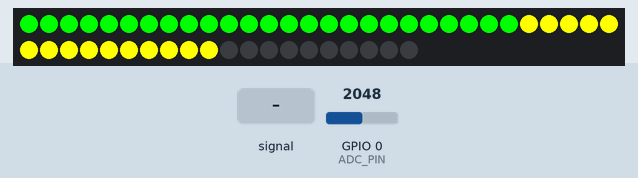
Simulated run of this program. Board: ESP32-C3. On the bench: 50 RGB LEDs in strip order, left to right, continuing on the next row. The test bench sets the inputs (shaded band); at power-on: GPIO 0 (ADC_PIN) = 2048.

Above: at 1.2 s.
1.3 s: GPIO 0 (ADC_PIN) fed a 2 Hz sine of ±1228 counts around its level
At 2.93 s:
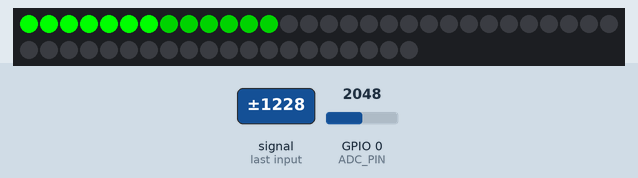
4.3 s: GPIO 0 (ADC_PIN) set to 983
At 5.5 s:
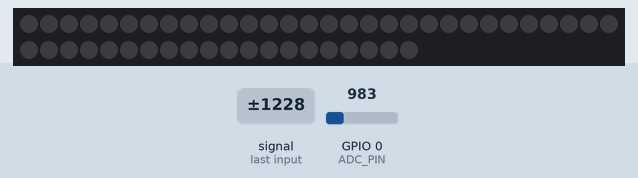
5.8 s: GPIO 0 (ADC_PIN) set to 1063
7.3 s: GPIO 0 (ADC_PIN) fed a 200 Hz sine of ±327 counts around its level
At 7.9 s:
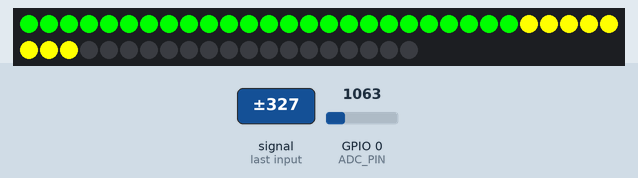
8.8 s: GPIO 0 (ADC_PIN) set to 491
At 9.9 s:
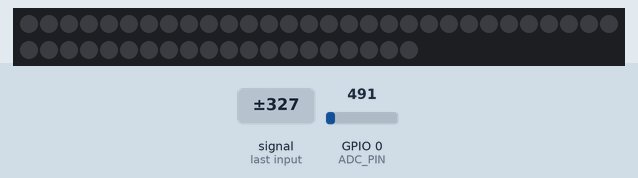
10.4 s: GPIO 0 (ADC_PIN) set to 2047
At 10.9 s:
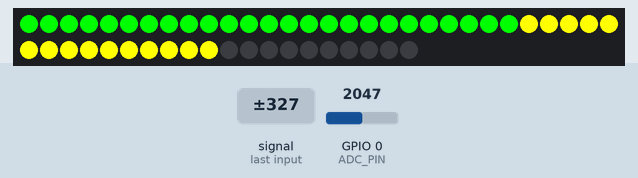
Timing chart, 0 to 12.9 s (numbered marks = the images above; inputs shaded):
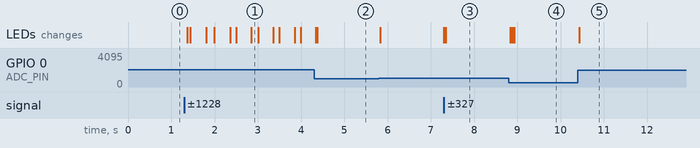

The program:

main.cpp
```cpp
/*
 * Simple VU Meter
 * Version 1.0.0
 * Written by https://github.com/Felixrising
 * Date: 2023-06-24
 * This code reads an analog signal from a microphone and displays the level on a WS2812B LED strip using the FastLED library.
 */


#include <Arduino.h>
//#define FASTLED_INTERNAL  // Reduce compiletime warnings with FastLED 3.5 or above.
#include <NeoPixelBus.h>

//#define ENABLE_SERIAL_OUTPUT // Optional Serial Output.

#define ADC_PIN A0                // Valid range is 10bits, i.e. 0-1023
#define NUM_PIXELS 50             // length of addressable LED strip
#define LED_PIN 0                // LED data pin out.
#define BRIGHTNESS 96             // Valid range 0-255
//#define LED_TYPE   SK6812_RGBW   // LED IC model.
#define COLOR_ORDER GRB           // LED RGB Order.
#define CYCLERATE 20              // 20Hz (50ms) target cycle rate.
#define PEAKHOLDPERIOD 600        // hold Peak indicator x milliseconds before decrementing position.
#define PEAKDECREMENTINTERVAL 50  // decrease Peak indicator position each x milliseconds, can't be less that 1/CYCLERATE and is aliased (rounding up) to next whole cycle.

//CRGB leds[NUM_PIXELS];
NeoPixelBus<NeoGrbwFeature, Neo800KbpsMethod> strip(NUM_PIXELS, LED_PIN);

unsigned int minValue = 1023;
unsigned int maxValue = 0;
unsigned int ptpMin = 1023;  // Adjust for reasonable initial minimum value to reduce noisy VU Meter at initialisation time.
unsigned int ptpMax = 0;     // Adjust for reasonable initial max value to reduce noisy VU Meter at initialisation time.
unsigned int sample;
unsigned int samplesNum = 20;  // define initial count of samples, should be enough to capture several peaks and troughs in the wave form from ADC pin after which the samplesNum value is adjusted to achieve CYCLERATE.

unsigned int peakCount = 0;  // LED Peak indicator position.

unsigned long peakHoldStartTime = 0;
unsigned long peakDecrementIntervalStartTime = 0;

const int greenTopLED = round(NUM_PIXELS * 0.5);  // Define green LED range.
const int yellowTopLED = round(NUM_PIXELS * 0.8);          // Define yellow LED range.


void setup() {
  // Set Up Serial Interface for debugging if required.
  #ifdef ENABLE_SERIAL_OUTPUT
  Serial.begin(115200);
  #endif
  // init FastLED.
  //FastLED.addLeds<LED_TYPE, LED_PIN, COLOR_ORDER>(leds, NUM_PIXELS).setCorrection(TypicalLEDStrip);
  //FastLED.addLeds<LED_TYPE, LED_PIN>(leds, NUM_PIXELS).setCorrection(TypicalLEDStrip);

  //FastLED.setBrightness(BRIGHTNESS);
}


// Set up functions

struct peakValues {
  unsigned int peakToPeak;
  unsigned int ptpMin;
  unsigned int ptpMax;
};

peakValues getGetAmplitudeMinMax(unsigned int samplesNum) {
  for (unsigned int i = 0; i < samplesNum; i++) {
    sample = analogRead(ADC_PIN);  //sample the ADC pin. MAX9814 has an offset bias of 1.25v.
    if (sample > maxValue) {
      maxValue = sample;  // Save just the MAX level as an upper boundary
    } else if (sample < minValue) {
      minValue = sample;  // Save just the MIN level as a lower boundary
    }
  }

  unsigned int peakToPeak = maxValue - minValue; // Take the amplitude of sample data.
  // track ptpMin and ptpMax for the range within which peakToPeak varies as the first range in the map function and to adjust the bounds.
  if (peakToPeak >= 0 && peakToPeak <= 1023) {
    if (ptpMin > peakToPeak) {
      ptpMin = peakToPeak - 1;
    }
    if (ptpMax < peakToPeak) {
      ptpMax = peakToPeak + 1;
    }
  }

  // reset min and max value for next cycle
  minValue = 1023;
  maxValue = 0;

  peakValues values = {peakToPeak, ptpMin, ptpMax};
  return values;
}


void updateLEDs(unsigned int peakCount, unsigned int ledsCount) {
  // Apply updates to LEDs
  for (unsigned int j = 0; j < NUM_PIXELS; j++) {
    if (j == peakCount - 1) {
      strip.SetPixelColor(j, RgbwColor(0, 0, 0, 255)); // make peak blue
    } else if (j >= peakCount) {
      RgbwColor color = strip.GetPixelColor(j);
      color.Darken(128);  // reduce brightness of lit LEDs above peak by 50%
      strip.SetPixelColor(j, color);
    } else if (j < ledsCount) {
      if (j < greenTopLED) {
        strip.SetPixelColor(j, RgbwColor(0, 255, 0, 0));  // make LEDs green
      } else if (j >= greenTopLED && j < yellowTopLED) {
        strip.SetPixelColor(j, RgbwColor(255, 255, 0, 0));  // make LEDs yellow
      } else {
        RgbwColor color = strip.GetPixelColor(j);
        color.Darken(128);  // reduce brightness of lit LEDs below yellow by 50%
        strip.SetPixelColor(j, color);
      }
    } else {
      RgbwColor color = strip.GetPixelColor(j);
      color.Darken(128);  // reduce brightness of unlit LEDs above ledsCount by 50%
      strip.SetPixelColor(j, color);
    }
  }

  // Show updates on the LEDs
  strip.Show();
}


void loop() {
  unsigned long startMillis = millis();  // Loop function start time.
                   //i and j needed for loops

// Sample ADC input and return amplutude (peakToPeak), minim and maximum of sine wave.
  peakValues values = getGetAmplitudeMinMax(samplesNum);
  unsigned int peakToPeak = values.peakToPeak; // Amplitude
  unsigned int ptpMin = values.ptpMin; //minimum of audio sine wave
  unsigned int ptpMax = values.ptpMax; //maximum of audio sine wave

#ifdef ENABLE_SERIAL_OUTPUT
  //Capture the time it takes to finish the samplesNum samples.
  unsigned long sampleFinishMillis = millis() - startMillis;
#endif

 // Calculate VU Meter top LED to light on this cycle.
 unsigned int ledsCount = map(peakToPeak, 1, ptpMax - ptpMin, 0, NUM_PIXELS);  // Linear scaling calculation.

  // track the peak value of ledsCount for the peaking indicator.
  if (ledsCount >= peakCount) {
    peakCount = ledsCount;
    peakHoldStartTime = millis();  //start the peak hold timer
  }

  // Calculate some of the variables for Serial debugging if required.
#ifdef ENABLE_SERIAL_OUTPUT
  unsigned long holdTime = millis() - peakHoldStartTime;
  unsigned long decrementInterval = millis() - peakDecrementIntervalStartTime;  // tracking decrementInterval
#endif

  // Move down peakCount LED after counting down hold decrementInterval to 0
  if (millis() - peakHoldStartTime >= PEAKHOLDPERIOD - PEAKDECREMENTINTERVAL && peakCount > 0) {  // peak hold expired.
    if (millis() - peakDecrementIntervalStartTime >= PEAKDECREMENTINTERVAL) {                     // after interval expires, decrement the peakCount on initial step, peakDecrementIntervalStartTime will be 0. Millis should be less than Interval for first cycle.
      peakCount = peakCount - 1;
      peakDecrementIntervalStartTime = millis();  // start the decrement timer                                       // move the peakCount down 1 LED per cycle (50ms @ 20hz)
    }
  }


// Apply updates to LEDs
updateLEDs(peakCount, ledsCount);


//Calculate cycleTime
unsigned long cycleTime = millis() - startMillis;


  // Send debugging information to the serial port if required. Can me commented out when not required.
#ifdef ENABLE_SERIAL_OUTPUT
  Serial.print("peakToPeak: ");
  Serial.print(peakToPeak);
  Serial.print(", ptpMin: ");
  Serial.print(ptpMin);
  Serial.print(", ptpMax: ");
  Serial.print(ptpMax);
  Serial.print(", samplerate(ms): ");
  Serial.print(sampleFinishMillis);
  Serial.print(", samplesNum: ");
  Serial.print(samplesNum);
  Serial.print(", cycle time: ");
  Serial.print(cycleTime);
  Serial.print(", peakCount: ");
  Serial.print(peakCount);
  Serial.print(", ledsCount: ");
  Serial.print(ledsCount);
  Serial.print(", holdTime: ");
  Serial.print(holdTime);
  Serial.print(", decrementInterval: ");
  Serial.println(decrementInterval);
#endif


  // reset min and max value for next cycle
  // minValue = 1023;
  // maxValue = 0;

  // Cyclerate adjustment
  // adjust number of samples to achieve CYCLERATE.
  if (cycleTime < (1000 / CYCLERATE)) {
    samplesNum++;
  } else if (samplesNum > 10 && cycleTime > (1000 / CYCLERATE)) {
    samplesNum--;
  }
}
```

Measured:
- after the input at 1.3 s, the LEDs: first change after 0.07 s (image 1 shows a later state)
- after the input at 4.3 s, the LEDs: first differ from a run without the input after 0.07 s (image 2)
- after the input at 7.3 s, the LEDs: first change at once (image 3 shows a later state)
- after the input at 8.8 s, the LEDs: first change at once (image 4 shows a later state)
- after the input at 10.4 s, the LEDs: change at once (image 5)
